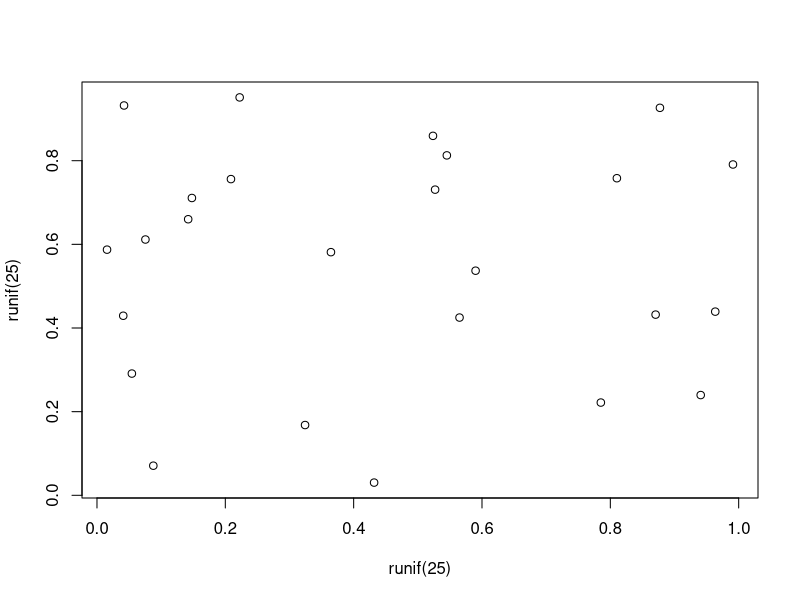

Write R code to recreate this figure.
## ---- chunk 1
#| label: fig-meaningless
#| fig-cap: A meaningless scatterplot
#| fig-width: 5
#| fig-height: 5
#| fig-align: center
#| out-width: 50%
#| echo: false
plot(runif(25), runif(25))
## ---- chunk 2
#| label: tbl-simple
#| tbl-cap: Caption centered above table
#| echo: true
knitr::kable(head(mtcars)[,1:4])
